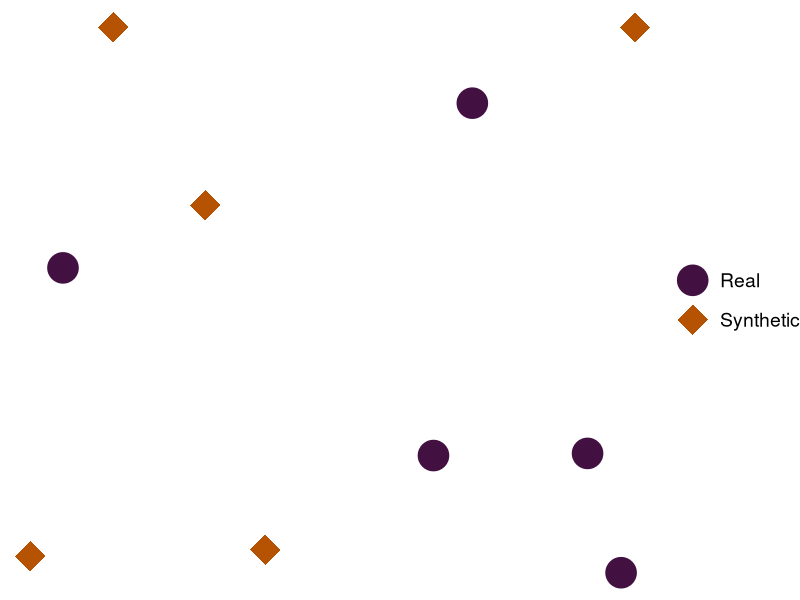
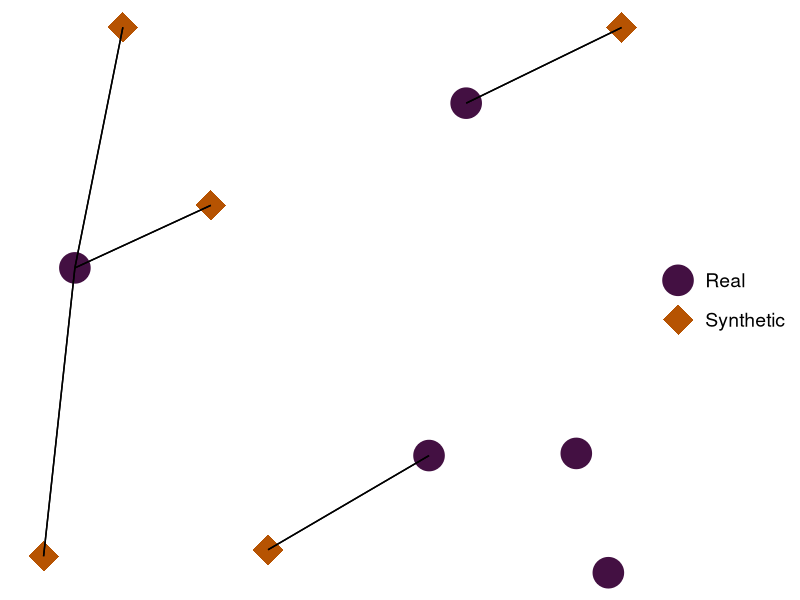
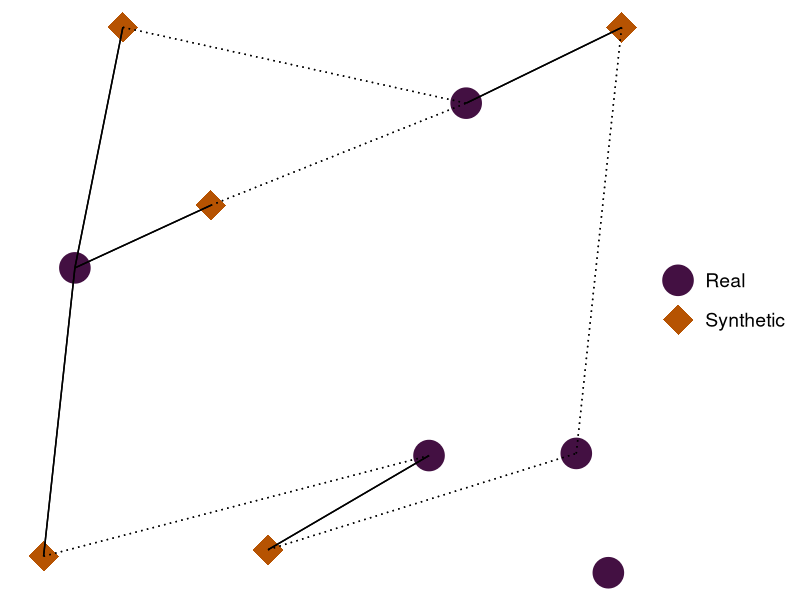
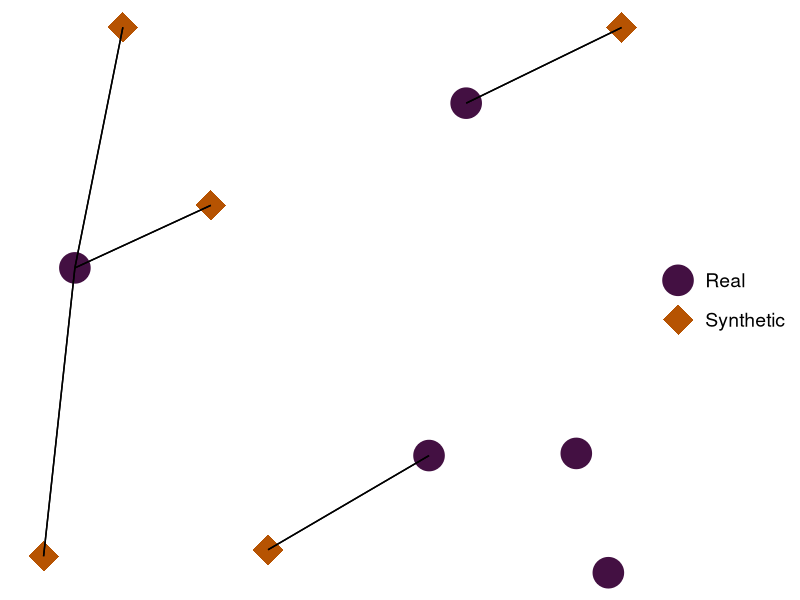
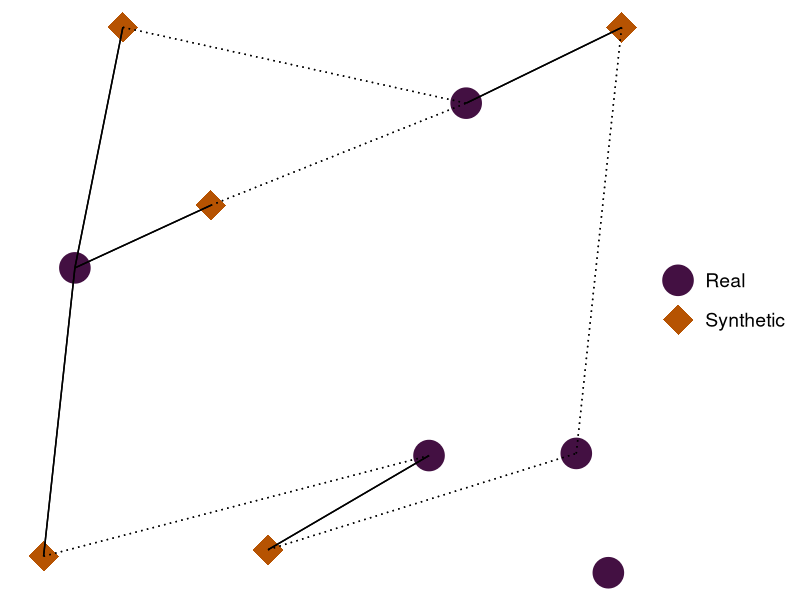

Write the R code that produced these figures, in order.
## ---- chunk 1
knitr::opts_chunk$set(echo = TRUE)
## ---- chunk 2
# Install and load necessary packages
library(ggplot2)
## ---- chunk 3
set.seed(1236)

# colors
c1 = "#431042"
c2 = "#b65302"

# Generate random points for stars and circles
num_points = 5
stars = data.frame(
  x = runif(num_points),
  y = runif(num_points),
  category = "Synthetic"
)
circles = data.frame(
  x = runif(num_points),
  y = runif(num_points),
  category = "Real"
)

data = rbind(stars, circles)

# Create a scatter plot of the points
scatter_plot = ggplot(data = data, aes(
  x = x,
  y = y,
  color = category,
  shape = category
)) +
  geom_point(size = 10) +
  scale_shape_manual(values = c("Synthetic" = 18, "Real" = 19)) +
  scale_color_manual(values = c(c1, c2)) +
  scale_fill_manual(values = c(c1, c2)) +
  labs(x = "", y = "") +
  theme_void() + theme(legend.title = element_blank()) + theme(legend.text =
                                                                 element_text(size = 14))

# Display the scatter plot
print(scatter_plot)
## ---- chunk 4
# For each star, find the closest circle

dist_matrix = as.matrix(dist(data[, c("x", "y")], method = "euclidean"))

closest_indices = apply(dist_matrix, 1, function(row)
  which.min(row[6:10]))[1:5]

second_closest_indices = apply(dist_matrix, 1, function(row)
  order(row[6:10])[2])[1:5]

# Create data frames for connecting lines
connecting_lines = data.frame(
  start_x = stars$x,
  start_y = stars$y,
  end_x = circles[closest_indices, "x"],
  end_y = circles[closest_indices, "y"]
)

connecting_lines2 = data.frame(
  start_x = stars$x,
  start_y = stars$y,
  end_x = circles[second_closest_indices, "x"],
  end_y = circles[second_closest_indices, "y"]
)



star_lines = connecting_lines
star_lines$category = "Synthetic"
circle_lines = connecting_lines
circle_lines$category = "Real"

star_lines2 = connecting_lines2
star_lines2$category = "Synthetic"
circle_lines2 = connecting_lines2
circle_lines2$category = "Real"
## ---- chunk 5
options(repr.plot.width = 7, repr.plot.height = 2)
# Create a new plot connecting star points to their closest circle points with dotted lines
connect_plot = scatter_plot + coord_fixed() +
  geom_segment(
    data = star_lines,
    aes(
      x = start_x,
      y = start_y,
      xend = end_x,
      yend = end_y
    ),
    linetype = "solid",
    color = "black",
    size = 0.5
  ) +
  geom_segment(
    data = circle_lines,
    aes(
      x = start_x,
      y = start_y,
      xend = end_x,
      yend = end_y
    ),
    linetype = "solid",
    color = "black",
    size = 0.5
  )

ggsave(
  "../figures/dcr_visualized.pdf",
  connect_plot,
  device = "pdf",
  width = 6,
  height = 4,
  bg = "white",
  units = "in",
  dpi = 300,
  colormodel = "cmyk"
)


# Display the connecting plot
print(connect_plot)
## ---- chunk 6
options(repr.plot.width = 7, repr.plot.height = 2)
# Create a new plot connecting star points to their closest circle points with dotted lines
connect_plot = scatter_plot + coord_fixed() +
  geom_segment(
    data = star_lines,
    aes(
      x = start_x,
      y = start_y,
      xend = end_x,
      yend = end_y
    ),
    linetype = "solid",
    color = "black",
    size = 0.5
  ) +
  geom_segment(
    data = circle_lines,
    aes(
      x = start_x,
      y = start_y,
      xend = end_x,
      yend = end_y
    ),
    linetype = "solid",
    color = "black",
    size = 0.5
  ) +
  geom_segment(
    data = star_lines2,
    aes(
      x = start_x,
      y = start_y,
      xend = end_x,
      yend = end_y
    ),
    linetype = "dotted",
    color = "black",
    size = 0.5
  ) +
  geom_segment(
    data = circle_lines2,
    aes(
      x = start_x,
      y = start_y,
      xend = end_x,
      yend = end_y
    ),
    linetype = "dotted",
    color = "black",
    size = 0.5
  )
ggsave(
  "../figures/nndr_visualized.pdf",
  connect_plot,
  device = "pdf",
  width = 6,
  height = 4,
  bg = "white",
  units = "in",
  dpi = 300,
  colormodel = "cmyk"
)

# Display the connecting plot
print(connect_plot)
